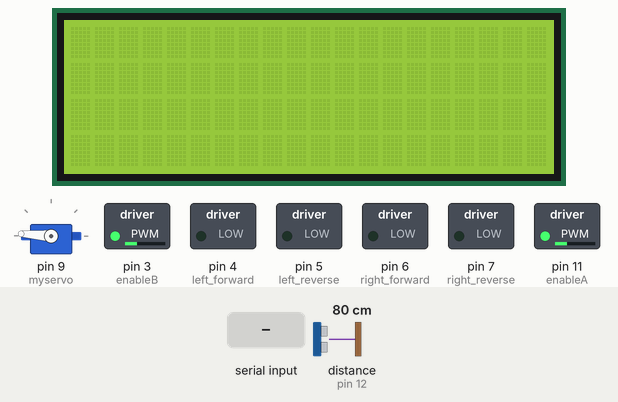
The sketch below on a simulated Arduino Uno, built with avr-gcc and run on an emulated ATmega328P. On the bench: servo, 20×4 character LCD, switched loads named in the sketch (green lamp = pin HIGH). Wiring (inferred from the names in the program): ultrasonic range finder: trigger pin 13; echo pin 12. The inputs (shaded band) are chosen by the test bench; at power-on: distance to the obstacle (sensor on pin 12) 80 cm. The echo pulse lasts 58.3 µs per cm; pins used as bus, display or sensor lines are not drawn; what the sketch prints to the serial monitor is not drawn.

Above: at 1.2 s.
1.3 s: "F" received over Serial
At 4.92 s:
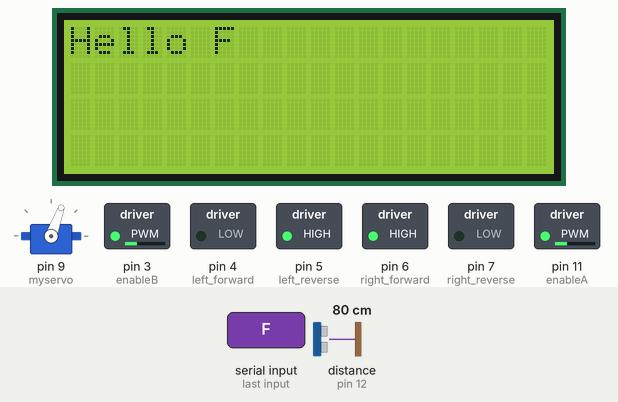
6.2 s: "B" received over Serial
At 7.13 s:
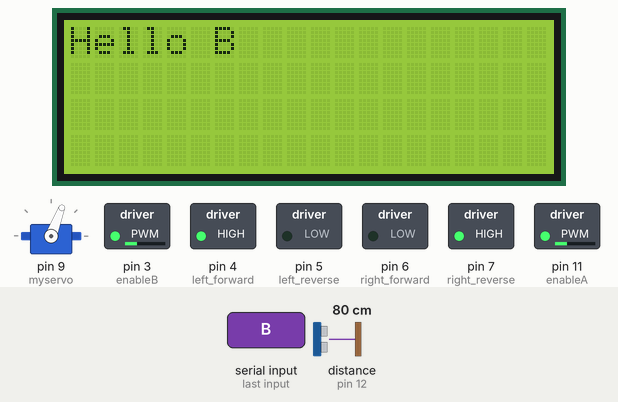
8.4 s: distance to the obstacle (sensor on pin 12) set to 47 cm
12.2 s: distance to the obstacle (sensor on pin 12) set to 38 cm
At 13.76 s:
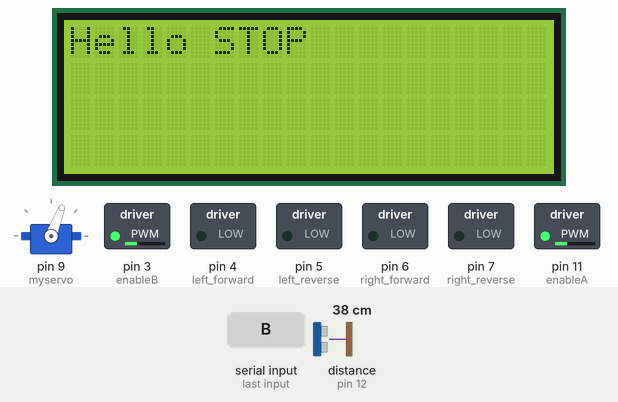
16.0 s: "L" received over Serial
At 18.19 s:
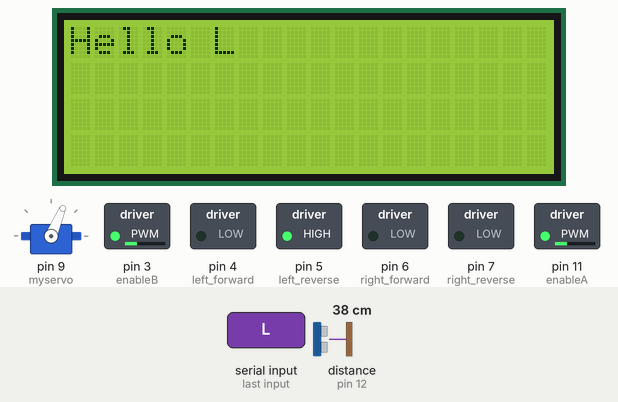
20.4 s: "R" received over Serial
At 22.63 s:
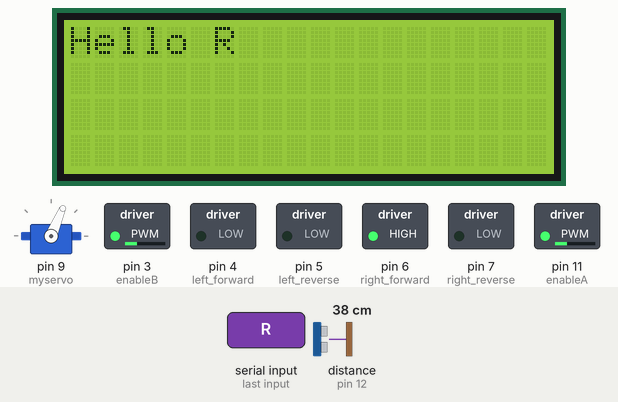
Timing chart, 0 to 72.3 s (numbered marks = the images above; inputs shaded):
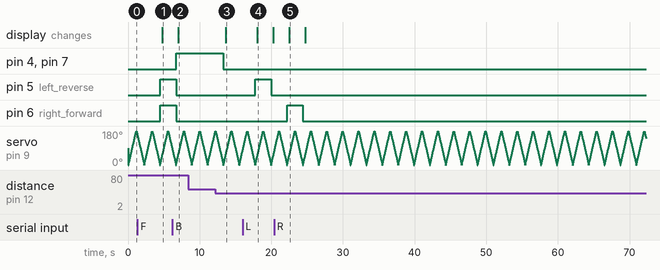

Measured:
- the behaviour switches between 42 and 41 cm on distance to the obstacle (sensor on pin 12) (found by bisection; images 2 and 3)
- after the input at 1.3 s, pin 5 (left_reverse), pin 6 (right_forward): LOW → HIGH after 3.2 s; the display: changes after 3.5 s (image 1)
- after the input at 6.2 s, pin 4 (left_forward), pin 7 (right_reverse): LOW → HIGH after 0.50 s; pin 5 (left_reverse), pin 6 (right_forward): HIGH → LOW after 0.50 s; the display: changes after 0.79 s (image 2)
- after the input at 12.2 s, pin 4 (left_forward), pin 7 (right_reverse): HIGH → LOW after 1.1 s; the display: changes after 1.4 s (image 3)
- after the input at 16.0 s, pin 5 (left_reverse): LOW → HIGH after 1.8 s, → LOW 2.2 s later; the display: changes after 2.0 s (image 4)
- after the input at 20.4 s, pin 6 (right_forward): LOW → HIGH after 1.8 s, → LOW 2.2 s later; the display: changes after 2.1 s (image 5)

The sketch:

pro.ino
```cpp
int carSpeed = 75; // maybe changed after testing
int incValue = 10; // maybe changed after testing (increment & decrement)
char command;

#define left_forward 4
#define left_reverse 5
#define right_forward 6
#define right_reverse 7
#define enableA 11 // left
#define enableB 3 // right

#include <Servo.h>

#include <Wire.h> // Library for I2C communication
#include <LiquidCrystal_I2C.h> // Library for LCD
// Wiring: SDA pin is connected to A4 and SCL pin to A5.
// Connect to LCD via I2C, default address 0x27 (A0-A2 not jumpered)
LiquidCrystal_I2C lcd = LiquidCrystal_I2C(0x27, 20, 4); // Change to (0x27,16,2) for 16x2 LCD.

#define echoPin 12 // attach pin D2 Arduino to pin Echo of HC-SR04
#define trigPin 13 //attach pin D3 Arduino to pin Trig of HC-SR04

// defines variables
long duration; // variable for the duration of sound wave travel
int distance; // variable for the distance measurement

Servo myservo;  // create servo object to control a servo
// twelve servo objects can be created on most boards

int pos = 0;    // variable to store the servo position


void setup() {

  pinMode(left_forward, OUTPUT);   //left motors forward
  pinMode(left_reverse, OUTPUT);   //left motors reverse
  pinMode(right_forward, OUTPUT);   //right motors forward
  pinMode(right_reverse, OUTPUT);   //right motors reverse
  pinMode(enableA, OUTPUT);
  pinMode(enableB, OUTPUT);
  // check if valid here and if acceptable to set it before direction! :))
  // if no, we will add the speed command in forward(), backword(), left() and right() functions.
  myservo.attach(9);  // attaches the servo on pin 9 to the servo object

  analogWrite(enableA, carSpeed);
  analogWrite(enableB, carSpeed);

  pinMode(trigPin, OUTPUT); // Sets the trigPin as an OUTPUT
  pinMode(echoPin, INPUT); // Sets the echoPin as an INPUT
  // Initiate the LCD:
  lcd.init();
  lcd.backlight();
  Serial.begin(9600);

}

void loop() {

  // interrupt for ultrasonic ?
  // what should we do if two charachters is clicked ?
  // is it valid to call analogWrite () in setup() as a default speed ?
  servoLR();
  ultrasonic();
  if (Serial.available() > 0) {

    command = Serial.read();
    // Change pin mode only if new command is different from previous.
    // Serial.println(command);
    switch(command){
      case 'F':
        forward();
        break;
      case 'B':
        backward();
        break;
      case 'L':
        left();
        break;
      case 'R':
        right();
        break;
      case 'S':
        stopCar();
        break;
      case '+':
       increaseSpeed();
       break;
      case '-':
       decreaseSpeed();
       break;
       default: // if unwanted charachter
       // nothing to do
       break;
      }


  }
}

//move forward(all motors rotate in forward direction)
void forward() {
  Serial.println("Hello F");
  lcd.setCursor(0, 0); // Set the cursor on the first column and first row.
  lcd.clear();
  lcd.print("Hello F"); // Print the string
  digitalWrite(right_forward, HIGH);
  digitalWrite(left_forward, LOW);
  digitalWrite(left_reverse, HIGH);
  digitalWrite(right_reverse, LOW);
}

//move reverse (all motors rotate in reverse direction)
void backward() {
  Serial.println("Hello B");
  lcd.setCursor(0, 0); // Set the cursor on the first column and first row.
  lcd.clear();
  lcd.print("Hello B"); // Print the string
  digitalWrite(right_forward, LOW);
  digitalWrite(left_forward, HIGH);
  digitalWrite(left_reverse, LOW);
  digitalWrite(right_reverse, HIGH);
}

//turn right (left side motors rotate in forward direction, right side motors doesn't rotate)
void left() {
  Serial.println("Hello L");
  lcd.setCursor(0, 0); // Set the cursor on the first column and first row.
  lcd.clear();
  lcd.print("Hello L"); // Print the string
  digitalWrite(right_forward, LOW);
  digitalWrite(left_forward, LOW);
  digitalWrite(left_reverse, HIGH);
  digitalWrite(right_reverse, LOW);
}

//turn left (right side motors rotate in forward direction, left side motors doesn't rotate)
void right() {
  Serial.println("Hello R");
  lcd.setCursor(0, 0); // Set the cursor on the first column and first row.
  lcd.clear();
  lcd.print("Hello R"); // Print the string
  digitalWrite(right_forward, HIGH);
  digitalWrite(left_forward, LOW);
  digitalWrite(left_reverse, LOW);
  digitalWrite(right_reverse, LOW);
}

void stopCar() {
  Serial.println("Hello STOP");
  lcd.setCursor(0, 0); // Set the cursor on the first column and first row.
  lcd.clear();
  lcd.print("Hello STOP"); // Print the string
  digitalWrite(left_forward, LOW);
  digitalWrite(left_reverse, LOW);
  digitalWrite(right_forward, LOW);
  digitalWrite(right_reverse, LOW);
}

void increaseSpeed() {
  if (carSpeed + incValue <= 225) {
    carSpeed += incValue;
    analogWrite(enableA, carSpeed);
    analogWrite(enableB, carSpeed);
  }
}

void decreaseSpeed() {
   if (carSpeed - incValue >= 0) {
     carSpeed -= incValue;
     analogWrite(enableA, carSpeed);
     analogWrite(enableB, carSpeed);
   }
}


void servoLR() {
  for (pos = 0; pos <= 180; pos += 1) { // goes from 0 degrees to 180 degrees
    // in steps of 1 degree
    myservo.write(pos);              // tell servo to go to position in variable 'pos'
    delay(6);                       // waits 15ms for the servo to reach the position
  }
  for (pos = 180; pos >= 0; pos -= 1) { // goes from 180 degrees to 0 degrees
    myservo.write(pos);              // tell servo to go to position in variable 'pos'
    delay(6);                       // waits 15ms for the servo to reach the position
  }
}

void ultrasonic() {
  // Clears the trigPin condition
  digitalWrite(trigPin, LOW);
  delayMicroseconds(2);
  // Sets the trigPin HIGH (ACTIVE) for 10 microseconds
  digitalWrite(trigPin, HIGH);
  delayMicroseconds(10);
  digitalWrite(trigPin, LOW);
  // Reads the echoPin, returns the sound wave travel time in microseconds
  duration = pulseIn(echoPin, HIGH);
  // Calculating the distance
  distance = duration * 0.034 / 2; // Speed of sound wave divided by 2 (go and back)
  // Displays the distance on the Serial Monitor
  Serial.print("Distance: ");
  Serial.print(distance);
  Serial.println(" cm");

  if(  (distance >= 0) && (distance <= 40)  )
  {
    stopCar();
  }
 }
```
